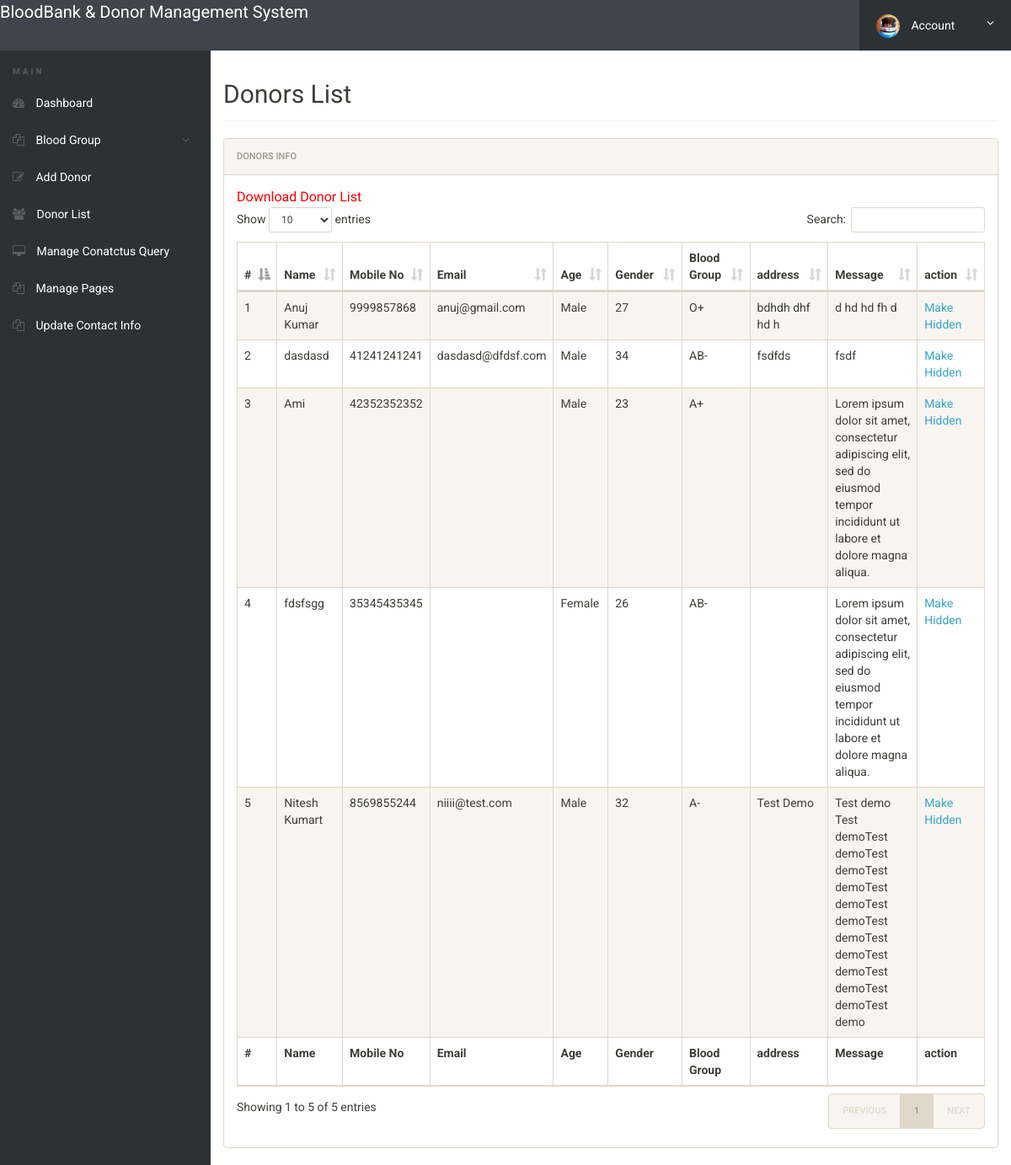
Screenshot of /ref/bbdms/admin/donor-list.php (signed in) with the database file from the repository.
### tables this page shows
CREATE TABLE IF NOT EXISTS `tblblooddonars` (
  `id` int(11) NOT NULL,
  `FullName` varchar(100) DEFAULT NULL,
  `MobileNumber` char(11) DEFAULT NULL,
  `EmailId` varchar(100) DEFAULT NULL,
  `Gender` varchar(20) DEFAULT NULL,
  `Age` int(11) DEFAULT NULL,
  `BloodGroup` varchar(20) DEFAULT NULL,
  `Address` varchar(255) DEFAULT NULL,
  `Message` mediumtext,
  `PostingDate` timestamp NOT NULL DEFAULT CURRENT_TIMESTAMP,
  `status` int(1) DEFAULT NULL
);

### ref/bbdms/admin/donor-list.php (the view, shortened to what this page needs)
<?php
include('includes/config.php');
if(strlen($_SESSION['alogin'])==0)
	{
header('location:index.php');
}
else{
 ?>
<!doctype html>
<html lang="en" class="no-js">
<head>
	<link rel="stylesheet" href="css/font-awesome.min.css">
	<link rel="stylesheet" href="css/bootstrap.min.css">
	<link rel="stylesheet" href="css/dataTables.bootstrap.min.css">
	<link rel="stylesheet" href="css/bootstrap-social.css">
	<link rel="stylesheet" href="css/bootstrap-select.css">
	<link rel="stylesheet" href="css/fileinput.min.css">
	<link rel="stylesheet" href="css/awesome-bootstrap-checkbox.css">
	<link rel="stylesheet" href="css/style.css">
</head>
<body>
	<?php include('includes/header.php');?>
	<div class="ts-main-content">
		<?php include('includes/leftbar.php');?>
		<div class="content-wrapper">
			<div class="container-fluid">
				<div class="row">
					<div class="col-md-12">
						<h2 class="page-title">Donors List</h2>
						<div class="panel panel-default">
							<div class="panel-heading">Donors Info</div>
							<div class="panel-body">
				<a href="download-records.php" style="color:red; font-size:16px;">Download Donor List</a>
								<table id="zctb" class="display table table-striped table-bordered table-hover" cellspacing="0" width="100%">
									<thead>
										<tr>
										<th>#</th>
											<th>Name</th>
											<th>Mobile No</th>
											<th>Email</th>
											<th>Age</th>
											<th>Gender</th>
											<th>Blood Group</th>
											<th>address</th>
											<th>Message </th>
											<th>action </th>
										</tr>
									</thead>
									<tfoot>
										<tr>
										<th>#</th>
										<th>Name</th>
											<th>Mobile No</th>
											<th>Email</th>
											<th>Age</th>
											<th>Gender</th>
											<th>Blood Group</th>
											<th>address</th>
											<th>Message </th>
											<th>action </th>
										</tr>
									</tfoot>
									<tbody>
<?php $sql = "SELECT * from  tblblooddonars ";
$query = $dbh -> prepare($sql);
$query->execute();
$results=$query->fetchAll(PDO::FETCH_OBJ);
$cnt=1;
if($query->rowCount() > 0)
{
foreach($results as $result)
{				?>
										<tr>
											<td><?php echo htmlentities($cnt);?></td>
											<td><?php echo htmlentities($result->FullName);?></td>
											<td><?php echo htmlentities($result->MobileNumber);?></td>
											<td><?php echo htmlentities($result->EmailId);?></td>
											<td><?php echo htmlentities($result->Gender);?></td>
											<td><?php echo htmlentities($result->Age);?></td>
											<td><?php echo htmlentities($result->BloodGroup);?></td>
											<td><?php echo htmlentities($result->Address);?></td>
											<td><?php echo htmlentities($result->Message);?></td>
										<td>
<?php if($result->status==1)
{?>
<a href="donor-list.php?hidden=<?php echo htmlentities($result->id);?>" onclick="return confirm('Do you really want to hiidden this detail')"> Make Hidden</a>
<?php } else {?>
<a href="donor-list.php?public=<?php echo htmlentities($result->id);?>" onclick="return confirm('Do you really want to Public this detail')"> Make Public</a>
<?php } ?>
</td>
										</tr>
										<?php $cnt=$cnt+1; }} ?>
									</tbody>
								</table>
							</div>
						</div>
					</div>
				</div>
			</div>
		</div>
	</div>
</body>
</html>
<?php } ?>

### ref/bbdms/admin/css/style.css (style rules this page uses)
html { font-size: 14px; }
@media only screen and (min-width: 480px) { html { font-size: 17px; } }
@media only screen and (min-width: 768px) { html { font-size: 14px; } }
body { font-size: 1em; }
a { color: #37a6c4; }
.panel { overflow: hidden; }
.page-title { padding-bottom: 15px; margin-bottom: 20px; border-bottom: 1px solid #f0f0f0; }
.ts-main-content .content-wrapper { padding-top: 15px; margin-top: 60px; }
@media only screen and (min-width: 992px) { .ts-main-content .content-wrapper { margin-left: 250px; } }

### rows the page displays
tblblooddonars: FullName "Anuj Kumar", MobileNumber "9999857868", EmailId "anuj@gmail.com", Gender "Male", Age "27", BloodGroup "O+", Address "bdhdh dhf hd h", Message "d hd hd fh d"
tblblooddonars: FullName "dasdasd", MobileNumber "41241241241", EmailId "dasdasd@dfdsf.com", Gender "Male", Age "34", BloodGroup "AB-", Address "fsdfds", Message "fsdf"
tblblooddonars: FullName "Ami", MobileNumber "42352352352", Gender "Male", Age "23", BloodGroup "A+", Message "Lorem ipsum dolor sit amet, consectetur adipiscing elit, sed do eiusmod tempor incididunt ut labore et dolore magna aliqua."
tblblooddonars: FullName "fdsfsgg", MobileNumber "35345435345", Gender "Female", Age "26", BloodGroup "AB-", Message "Lorem ipsum dolor sit amet, consectetur adipiscing elit, sed do eiusmod tempor incididunt ut labore et dolore magna aliqua."
tblblooddonars: FullName "Nitesh Kumart", MobileNumber "8569855244", EmailId "niiii@test.com", Gender "Male", Age "32", BloodGroup "A-", Address "Test Demo", Message "Test demo Test demoTest demoTest demoTest demoTest demoTest demoTest demoTest demoTest demoTest demoTest demoTest demo"
